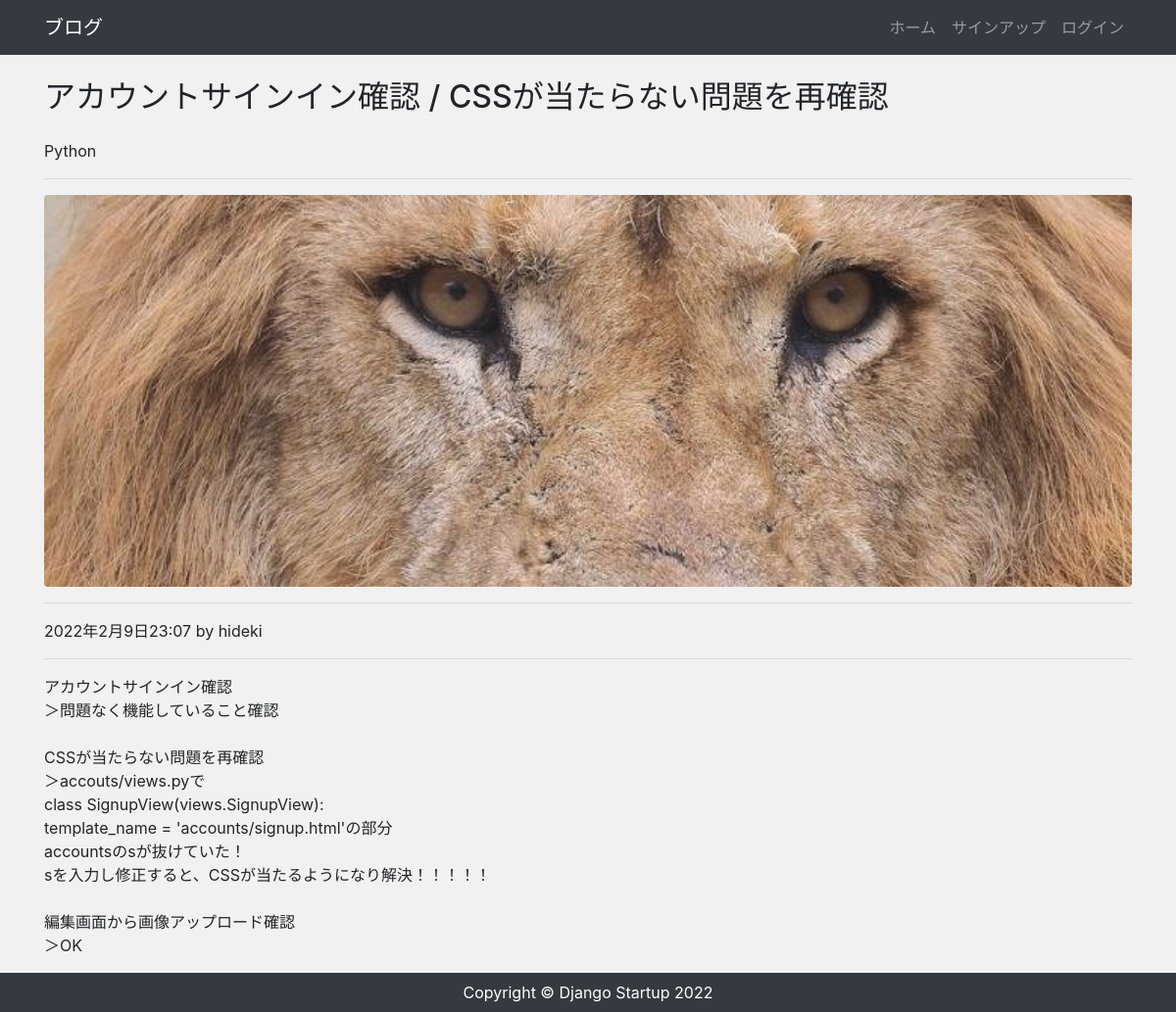
/post/10, run on an earlier commit of the app's database.
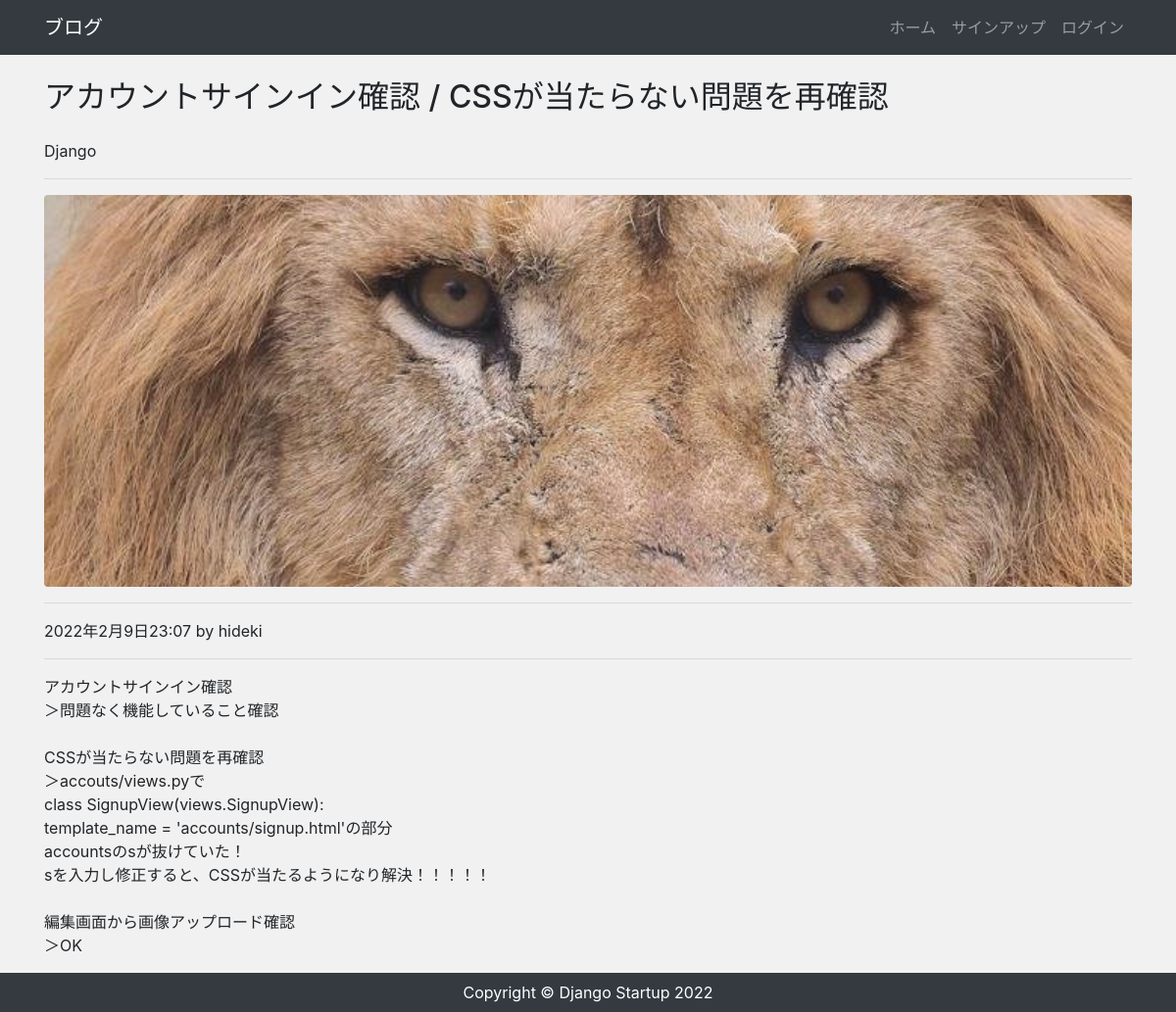
And on a later commit of the database.
### app/models.py (models this page shows, shortened)
class Post(models.Model):
    author = models.ForeignKey(settings.AUTH_USER_MODEL, on_delete=models.CASCADE)
    category = models.ForeignKey(Category, verbose_name='カテゴリ', on_delete=models.PROTECT)
    title = models.CharField("タイトル", max_length=200)
    image = models.ImageField(upload_to='images', verbose_name='イメージ画像', null=True, blank=True)
    content = models.TextField("本文")
    created = models.DateTimeField("作成日", default=timezone.now)

class Category(models.Model):
    name = models.CharField('カテゴリ', max_length=100)
    def __str__(self):
        return self.name

### app/views.py (the view)
# urls.py: path('post/<int:pk>', views.PostDetailView.as_view(), name='post_detail'),
class PostDetailView(View):
    def get(self, request, *args, **kwargs):
        post_data = Post.objects.get(id=self.kwargs['pk'])
        return render(request, 'app/post_detail.html', {
            'post_data': post_data
        })

### app/context_processors.py (called while the page is built)
def common(request):
    category_data = Category.objects.all()
    context = {
        'category_data': category_data
    }
    return context

### app/templates/app/post_detail.html (shortened to what this page needs)
{% extends "app/base.html" %}
{% block content %}
<h2 class="my-4">{{ post_data.title }}</h2>
<p>{{ post_data.category }}</p>
<hr>
{% if post_data.image %}
    <img src="{{ post_data.image.url }}" alt="" class="rounded detail-img">
    <hr>
{% endif %}
<p>{{ post_data.created }} by {{ post_data.author }}</p>
<hr>
<p>{{ post_data.content|linebreaksbr }}</p>
{% endblock %}

What changed in the data, as far as the page shows it:
changed Post "アカウントサインイン確認 / CSSが当たらない問題を再確認": category "Python" → "Django"
